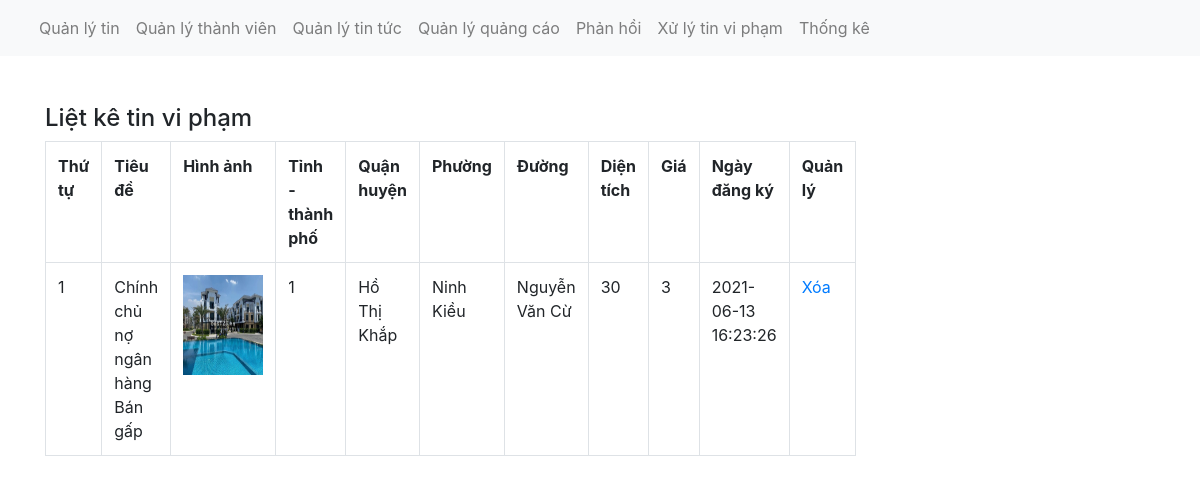
Page /admin/xulytinvipham.php on the committed database.
### tables this page shows
CREATE TABLE `tinbds` (
  `mabds` int(11) NOT NULL,
  `tieude` varchar(50) NOT NULL,
  `mattp` int(11) NOT NULL,
  `quanhuyen` varchar(50) NOT NULL,
  `phuong` varchar(50) NOT NULL,
  `duong` varchar(30) NOT NULL,
  `ngaydangtin` timestamp NOT NULL DEFAULT current_timestamp() ON UPDATE current_timestamp(),
  `thoihan` int(11) NOT NULL,
  `trangthai` int(11) NOT NULL,
  `mota` varchar(1000) NOT NULL,
  `hinhanh` varchar(50) NOT NULL,
  `magiaodich` int(11) NOT NULL,
  `iduser` int(11) NOT NULL,
  `dientichnen` varchar(50) NOT NULL,
  `mahuong` int(11) NOT NULL,
  `sotang` int(11) NOT NULL,
  `pngu` int(11) NOT NULL,
  `ptam` int(11) NOT NULL,
  `loaidat` varchar(50) NOT NULL,
  `madonvi` int(11) NOT NULL,
  `gia` int(11) NOT NULL,
  `dientich` int(11) NOT NULL
);

### admin/xulytinvipham.php (the view, shortened to what this page needs)
<?php
  include('../db/connect.php');
?>
<!DOCTYPE html>
<html lang="en">
<head>
  <link href="../css/bootstrap.css" rel="stylesheet" type="text/css" media="all" />
</head>
<body>
  <nav class="navbar navbar-expand-lg navbar-light bg-light">
  <div class="container-fluid">
     <div class="collapse navbar-collapse" id="navbarNav">
      <ul class="navbar-nav">
       <li class="nav-item">
          <a class="nav-link" href="xulytin.php">Quản lý tin</a>
        </li>
        <li class="nav-item">
          <a class="nav-link" href="quanlythanhvien.php">Quản lý thành viên</a>
        </li>
        <li class="nav-item">
          <a class="nav-link" href="quanlytintuc.php">Quản lý tin tức</a>
        </li>
        <li class="nav-item">
          <a class="nav-link" href="#">Quản lý quảng cáo</a>
        </li>
                <li class="nav-item">
          <a class="nav-link" href="quanlyphanhoi.php">Phản hồi </a>
        </li>
              <li class="nav-item">
          <a class="nav-link" href="xulytinvipham.php">Xử lý tin vi phạm</a>
        </li>
              <li class="nav-item">
          <a class="nav-link" href="thongke.php">Thống kê</a>
        </li>
      </ul>
    </div>
  </div>
</nav><br><br>
  <div class="container">
    <div class="row">
      <div class="col-md-8">
        <h4>Liệt kê tin vi phạm</h4>
        <?php
          $sql_tincam = mysqli_query($con, "SELECT * FROM tucam");
          $row_tincam = mysqli_fetch_array($sql_tincam);
          $tubicam = $row_tincam['tucam'];
        $sql_select_tin = mysqli_query($con,"SELECT * FROM tinbds WHERE (tieude LIKE '%$tubicam%') OR (mota LIKE '%$tubicam%') ORDER BY tinbds.mabds DESC");
        ?>
        <table class="table table-bordered ">
          <tr>
            <th>Thứ tự</th>
            <th>Tiêu đề</th>
            <th>Hình ảnh</th>
            <th>Tỉnh - thành phố</th>
            <th>Quận huyện</th>
            <th>Phường</th>
            <th>Đường</th>
            <th>Diện tích</th>
            <th>Giá</th>
            <th>Ngày đăng ký</th>
            <th>Quản lý</th>
          </tr>
          <?php
          $i = 0;
          while($row_tin = mysqli_fetch_array($sql_select_tin)){
            $i++;
          ?>
          <tr>
            <td><?php echo $i ?></td>
            <td><?php echo $row_tin['tieude'] ?></td>
            <td><img src="../uploads/<?php echo $row_tin['hinhanh'] ?>" height="100" width="80"></td>
            <td><?php echo $row_tin['mattp'] ?></td>
            <td><?php echo $row_tin['quanhuyen'] ?></td>
             <td><?php echo $row_tin['phuong'] ?></td>
              <td><?php echo $row_tin['duong'] ?></td>
               <td><?php echo $row_tin['dientich'] ?></td>
                <td><?php echo $row_tin['gia'] ?></td>
                 <td><?php echo $row_tin['ngaydangtin'] ?></td>
            <td><a href="?xoa=<?php echo $row_tin['mabds'] ?>">Xóa</a></a></td>
          </tr>
        <?php
          }
          ?>
        </table>
      </div>
    </div>
  </div>
</body>
</html>

### rows in the picture
tinbds: tieude "Chính chủ nợ ngân hàng Bán gấp", hinhanh (picture), mattp "1", quanhuyen "Hồ Thị Khắp", phuong "Ninh Kiều", duong "Nguyễn Văn Cừ", dientich "30", gia "3", ngaydangtin "2021-06-13 16:23:26"
